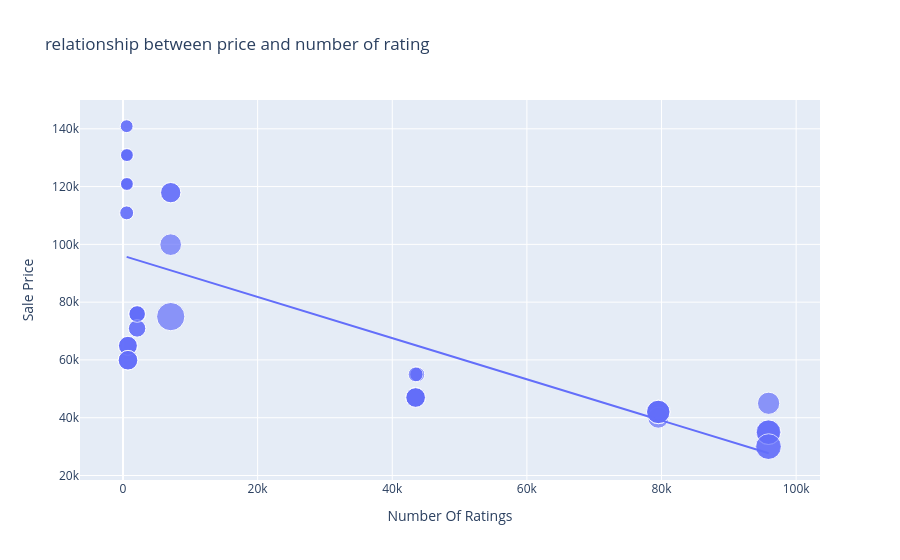

The notebook cell this image was saved under:
### Code cell
figure = px.scatter(data_frame = data, x = "Number Of Ratings", y = "Sale Price", size = "Discount Percentage", trendline = "ols", title="relationship between price and number of rating")
figure.show()
